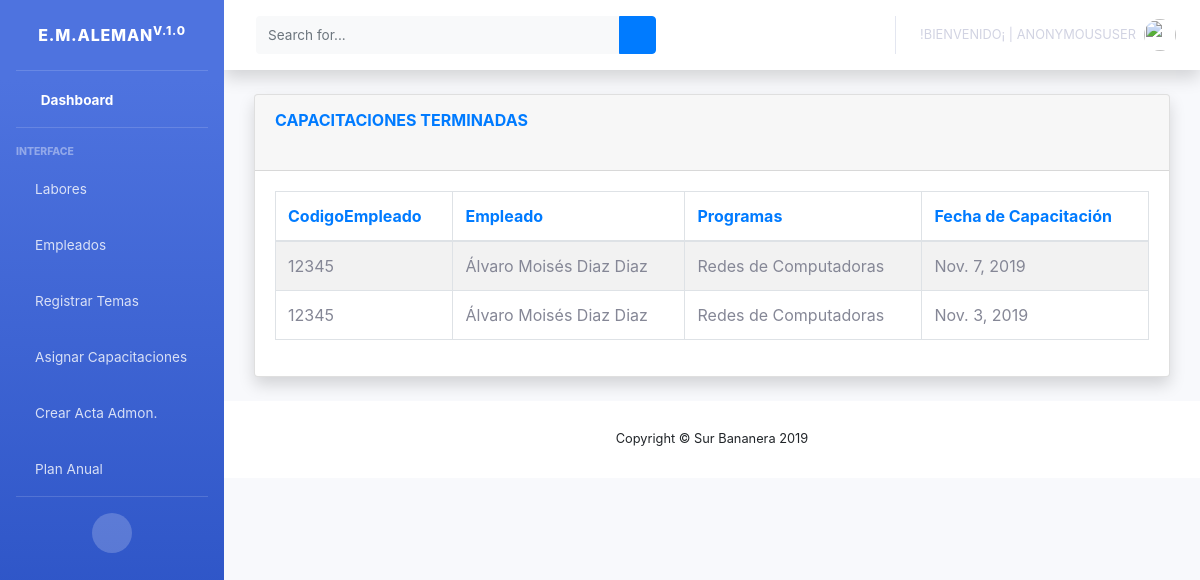
Page /bananera/terminadas/ on the earlier database version.
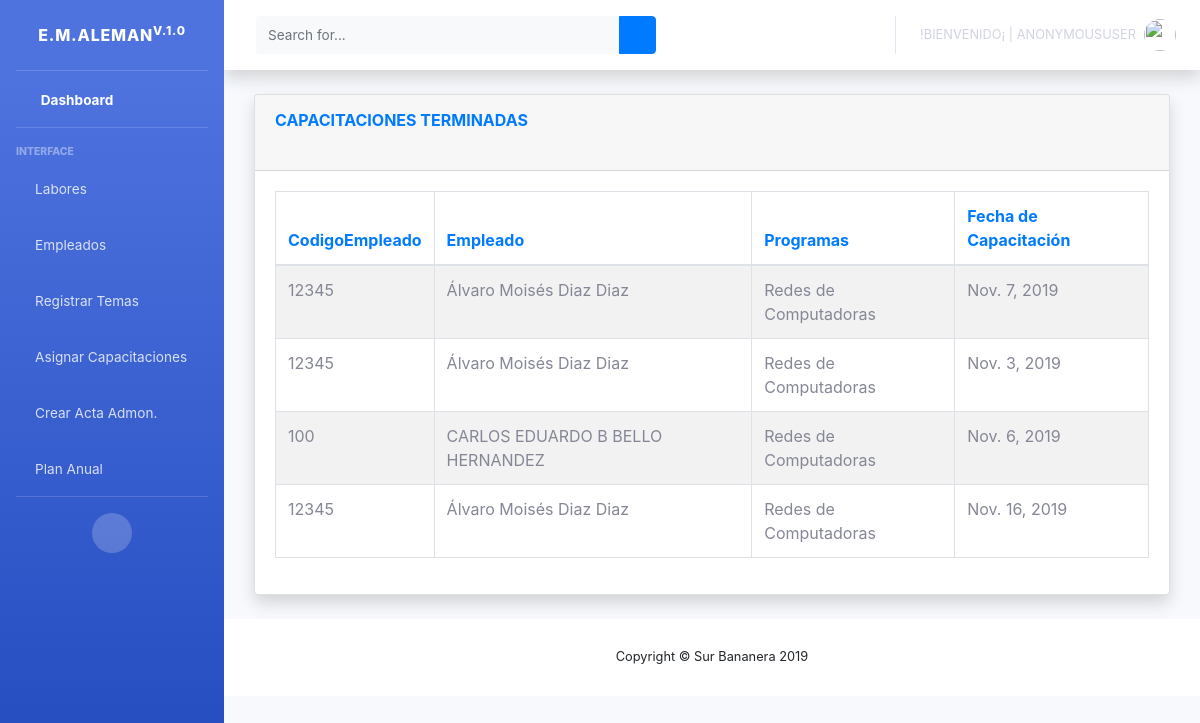
Same page on the later database version.
### surBananas/models.py (models this page shows)
class capacitacion(models.Model):
    nombreCapacitacion = models.CharField(max_length=200, blank=True, null=True)
    empleado = models.ForeignKey(empleados, on_delete=models.CASCADE)
    programas = models.ForeignKey(programasCapacitacion, on_delete=models.CASCADE)
    fechaCapacitacion = models.DateField(auto_now=False, blank=True, null=True)
    status = models.BooleanField('Estado', default=True)
    capacitacionTeminada = models.BooleanField('Capacitado', default=True)
    created_at = models.DateTimeField(auto_now_add=True, blank=True, null=True)

class empleados(models.Model):
    choice_fase ={('', 'Areas'),('Area 1','Area 1'),('Area 2','Area 2'),('Area 3','Area 3'),('Area 4','Area 4'),('Area 5','Area 5'),('Unidad de Empaque','Unidad de Empaque'),('Unidad de Producción','Unidad de Producción'),('Nutricion','Nutricion'),('Riego','Riego'),('Moko','Moko'),('Sigatoka','Sigatoka'), ('Seguridad','Seguridad'),('Otros','Otros')}
    fase = models.CharField(choices=choice_fase, default='', max_length=20, blank=True, null=True)
    codigoEmpleado = models.CharField(max_length=100, unique=True, primary_key=True)
    nombres = models.CharField(max_length=30, blank=True, null=True)
    apellidoPaterno = models.CharField(max_length=30, blank=True, null=True)
    apellidoMaterno = models.CharField(max_length=30, blank=True, null=True)
    edad = models.IntegerField(blank=True, null=True)
    fechaNacimiento = models.DateField(auto_now=False, blank=True, null=True)
    numeroSeguroSocial = models.CharField(max_length=100, blank=True, null=True)
    curp = models.CharField(max_length=20, blank=True, null=True)
    rfc = models.CharField(max_length=20, blank=True, null=True)
    estadoCivil = models.CharField(max_length=20, blank=True, null=True)
    nacionalidad = models.CharField(max_length=100,blank=True, null=False)
    telefono = models.IntegerField(max_length=20, blank=True, null=True)
    celular = models.IntegerField(max_length=20, blank=True, null=True)
    correoElectronico = models.EmailField(max_length=100, blank=True, null=True)
    direccion = models.CharField(max_length=200, blank=True, null=True)
    ciudad = models.CharField(max_length=200, blank=True, null=True)
    colonia = models.CharField(max_length=200, blank=True, null=True)
    codigoPostal = models.IntegerField(max_length=20, blank=True, null=True)
    estado = models.CharField(max_length=20, blank=True, null=True)
    imagen = models.ImageField(upload_to="fotos/", blank=True, null=True)
    area = models.ForeignKey(areas, on_delete=models.CASCADE)
    status = models.BooleanField('¡Dar de baja!', default= True)
    fechaEliminacion = models.DateField(auto_now=False, blank=True, null=True)
    motivoEliminacion = models.CharField(max_length=500, blank=True, null=True)
    created_at = models.DateTimeField(auto_now_add=True, blank=True, null=True)
    def __str__(self):
        if self.nombres == None:
            return "----------"
        return self.nombres

class programasCapacitacion(models.Model):
    temaCapacitacion = models.TextField(max_length=50, blank=True, null=True)
    descripcionCapacitacion = models.TextField(max_length=100, blank=True, null=True)
    tipoCapacitacion = models.TextField(max_length=50, blank=True, null=True)
    status = models.BooleanField('Estado', default=True)
    created_at = models.DateTimeField(auto_now_add=True)
    def __str__(self):
        if self.temaCapacitacion == None:
            return "----------"
        return self.temaCapacitacion

### surBananas/views.py (the view)
# urls.py: path('terminadas/', views.Terminadas.as_view(), name = 'terminadas'),
class Terminadas(ListView):
    model = capacitacion
    template_name = 'capacitacionesterminadas.html'
    context_object_name = 'terminadas'
    queryset = capacitacion.objects.filter(status=False)

### surBananas/templates/capacitacionesterminadas.html (shortened to what this page needs)
{% extends 'indexAdmin.html' %}
{% block contenido %}
    <div class="container-fluid">
        <div class="card shadow mb-4">
            <div class="card-header py-3">
                <h6 class="m-0 font-weight-bold text-primary">CAPACITACIONES TERMINADAS</h6><br>
            </div>
            <div class="card-body">
                <div class="table-responsive">
                    {% if terminadas %}
                        <table id="dataTable" class="table table-striped table-bordered nowrap" style="width:100%">
                            <thead class=" text-primary">
                            <th>CodigoEmpleado</th>
                            <th>Empleado</th>
                            <th>Programas</th>
                            <th>Fecha de Capacitación</th>
                            </thead>
                            <tbody id="demo-info">
                            {% for c in terminadas %}
                                <tr>
                                    <td> {{ c.empleado.codigoEmpleado }} </td>
                                    <td> {{ c.empleado}} {{ c.empleado.apellidoPaterno }} {{ c.empleado.apellidoMaterno }}</td>
                                    <td> {{ c.programas}} </td>
                                    <td> {{ c.fechaCapacitacion }} </td>
                                </tr>
                            {% endfor %}
                            </tbody>
                        </table>
                    {% else %}
                        <h1>NOT FOUND</h1>
                        </div>
                    {% endif %}
            </div>
              </div>
    </div>
    </html>
{% endblock contenido %}

Differences in the rows shown:
now on this page (row edited): capacitacion: empleado.codigoEmpleado "100", empleado "CARLOS EDUARDO B", empleado.apellidoPaterno "BELLO", empleado.apellidoMaterno "HERNANDEZ", programas "Redes de Computadoras", fechaCapacitacion "Nov. 6, 2019"
added capacitacion: empleado.codigoEmpleado "12345", empleado "Álvaro Moisés", empleado.apellidoPaterno "Diaz", empleado.apellidoMaterno "Diaz", programas "Redes de Computadoras", fechaCapacitacion "Nov. 16, 2019"
